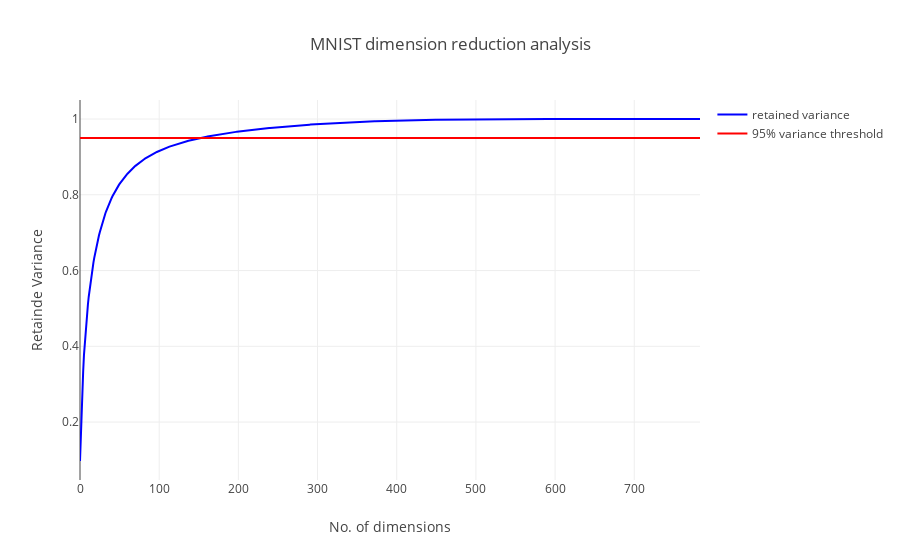

Notebook code for this chart:
### Code cell
trace0=go.Scatter(
        y=df_retain.retained_variance,
        x=df_retain.index,
        name="retained variance",
        mode='lines',
        marker=dict(
        color="blue",
        size=10,
        opacity=0.2
        )
    )



trace1=go.Scatter(
        y=np.ones(df_retain.retained_variance.shape)*0.95,
        x=df_retain.index,
        name="95% variance threshold",
        mode='lines',
        marker=dict(
        color="red",
        size=10,
        opacity=0.2,
    
        )
    )



data=[trace0, trace1]
figure=go.Figure(
    data=data,
    layout=go.Layout(
        title="MNIST dimension reduction analysis",
        xaxis=dict(title="No. of dimensions"),
        yaxis=dict(title="Retainde Variance"),

    
    ))
iplot(figure)

### Figure 1 — Plotly figure (JSON) as saved in the notebook; plotly's stock layout.template omitted (floating-point values rounded to 4 significant figures; data arrays with more than 128 entries replaced by an {"elided": "..."} marker saying what was removed)
{"data": [{"marker": {"color": "blue", "opacity": 0.2, "size": 10}, "mode": "lines", "name": "retained variance", "type": "scatter", "uid": "ced3f22e-48bd-45ce-a2e3-e7f1d6f80bad", "x": {"elided": "784 int values"}, "y": {"elided": "784 float values"}}, {"marker": {"color": "red", "opacity": 0.2, "size": 10}, "mode": "lines", "name": "95% variance threshold", "type": "scatter", "uid": "83b284f1-8dc3-42aa-8635-9458783d6f5a", "x": {"elided": "784 int values"}, "y": {"elided": "784 float values"}}], "layout": {"title": {"text": "MNIST dimension reduction analysis"}, "xaxis": {"title": {"text": "No. of dimensions"}}, "yaxis": {"title": {"text": "Retainde Variance"}}}}
